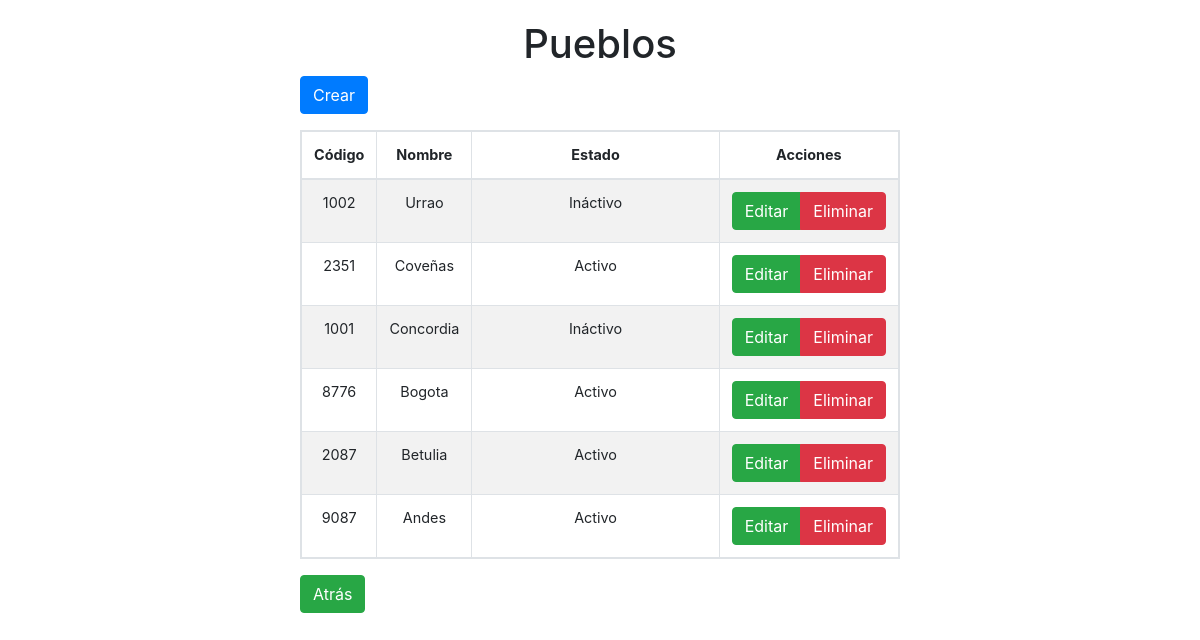
The page /town/list_town on the database as committed earlier.
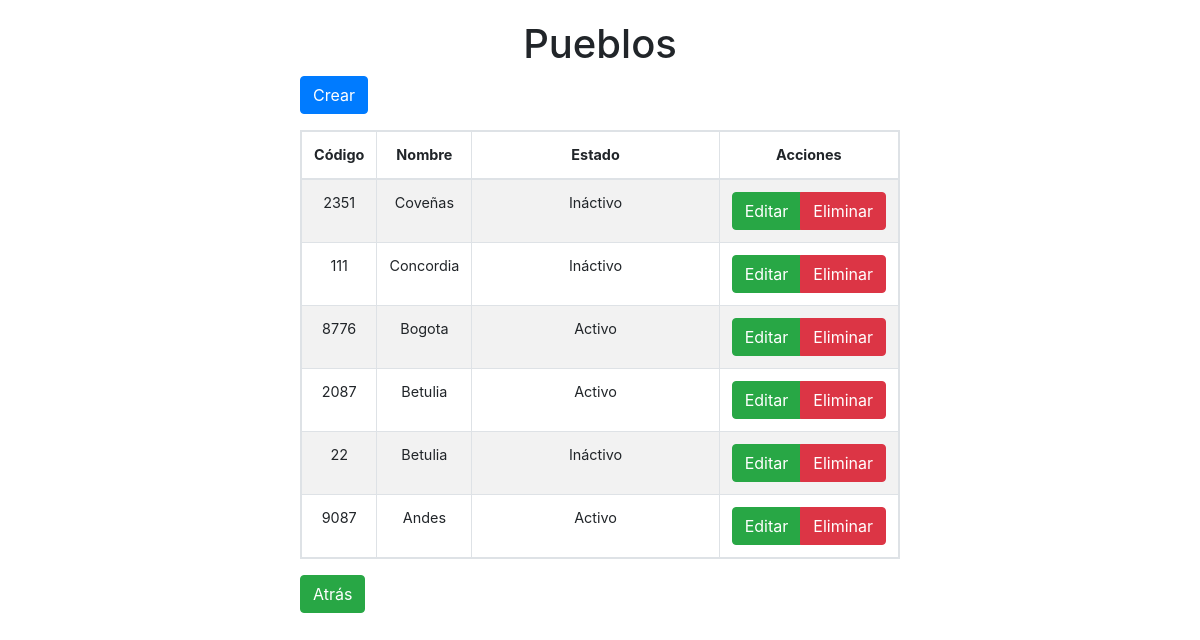
The same page on the database as committed later.
### town/models.py (models this page shows, shortened)
class Town(models.Model):
    INACTIVE = 0
    ACTIVE = 1
    STATUS_CHOICES = (
    (INACTIVE, 'Ináctivo'),
    (ACTIVE, 'Activo'),)
    code = models.IntegerField(verbose_name="Código", unique=True)
    name_town = models.CharField(max_length=100, verbose_name='Nombre')
    status = models.SmallIntegerField(choices = STATUS_CHOICES, default = INACTIVE, verbose_name='Estado')
    class Meta:
        verbose_name = "Municipio"
        verbose_name_plural = "Municipio"
        ordering = ["-name_town"]

### town/views.py (the view)
# urls.py: path('list_town', ListTown.as_view(template_name = "town/list.html"), name = "list_town"),
class ListTown(ListView):
    model = Town

### town/templates/town/list.html (shortened to what this page needs)
{% extends 'core/base.html' %}
{% load static %}
{% block content %}
<div class="container-fluid">
    {% block header %}
    <h1 class="text-center">Pueblos</h1>
    {% endblock %}
    <div align="left" class="btn_crear mb-3">
        <a href="create_town" type="button" class="btn btn-primary">Crear</a>
    </div>
    <table class="table table-striped table-hover table-bordered table-responsive text-center">
        <thead>
            <tr>
                <th>Código</th>
                <th>Nombre</th>
                <th width="100%">Estado</th>
                <th>Acciones</th>
            </tr>
        </thead>
        <tbody>
            {% for town in object_list %}
            <tr>
                <td>{{ town.code }}</td>
                <td>{{ town.name_town }}</td>
                {% if town.status == 0 %}
                <td>Ináctivo</td>
                {% else %}
                <td>Activo</td>
                {% endif %}
                <td>
                    <form method="POST" action="delete_town/{{town.id}}">
                        <div class="btn-group">
                            <a href="edit_town/{{ town.id }}" title="Editar" type="button"
                                class="btn btn-success">Editar
                            </a>
                            <button class="btn btn-danger" onclick="return deleteRegister();" type="submit">
                                Eliminar
                            </button>
                        </div>
                    </form>
                </td>
                {% endfor %}
            </tr>
        </tbody>
    </table>
    <a href="{% url 'home' %}" class="btn btn-success">
        Atrás
    </a>
</div>
{% endblock %}

### core/templates/core/base.html (shortened to what this page needs)
<!DOCTYPE html>
<html lang="en">
<head>
    {% load static %}
    {% load bootstrap4 %}
    {% bootstrap_css %}
    <link rel="stylesheet" href="{% static 'town/css/styles.css' %}">
</head>
<body>
    {% block content %}{% endblock %}
</body>
</html>

### town/static/town/css/styles.css (style rules this page uses)
.container-fluid { padding: 20px 300px 0 300px; }
body { font-size: 1.2vw }

Rows that differ between the two databases and show on the page:
removed Town: code "1002", name_town "Urrao", status "Ináctivo"
removed Town: code "1001", name_town "Concordia", status "Ináctivo"
changed Town "Coveñas": status "Activo" → "Ináctivo"
added Town: code "111", name_town "Concordia", status "Ináctivo"
added Town: code "22", name_town "Betulia", status "Ináctivo"
